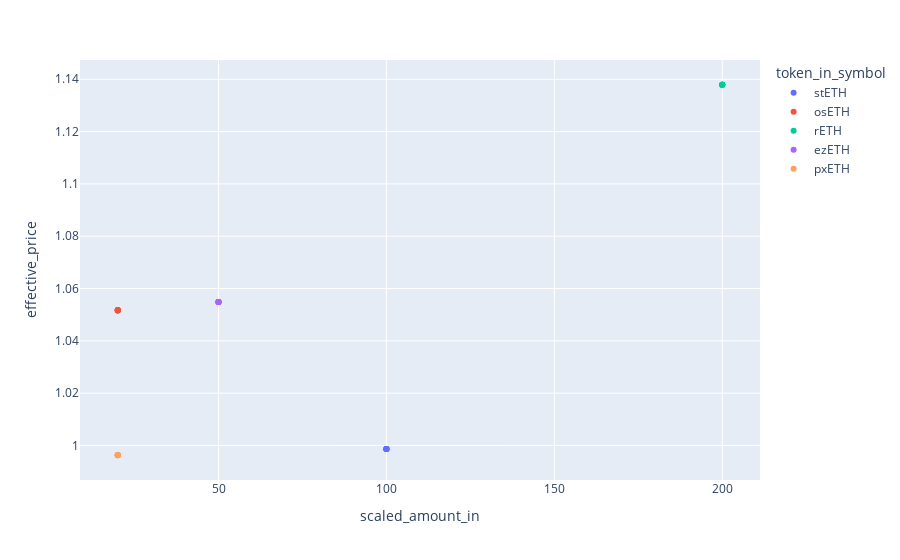

Notebook source saved alongside this figure:
### Code cell
import plotly.express as px
import plotly.io as pio

pio.templates.default = None

px.scatter(
    df,
    x="scaled_amount_in",
    y="effective_price",
    color="token_in_symbol",
    hover_data=["api", "datetime_received", "aggregator_name"],
)

### Figure 1 — Plotly figure (JSON) as saved in the notebook; plotly's stock layout.template omitted (floating-point values rounded to 4 significant figures)
{"data": [{"customdata": [["odos", "2025-08-07T18:46:41.560941+00:00", "Odos"], ["odos", "2025-08-07T18:47:18.318183+00:00", "Odos"], ["odos", "2025-08-07T18:47:59.441283+00:00", "Odos"], ["tokemak", "2025-08-07T18:46:39.040447+00:00", "Odos"], ["tokemak", "2025-08-07T18:47:17.136985+00:00", "Odos"], ["tokemak", "2025-08-07T18:47:57.543605+00:00", "Odos"]], "hovertemplate": "token_in_symbol=stETH<br>scaled_amount_in=%{x}<br>effective_price=%{y}<br>api=%{customdata[0]}<br>datetime_received=%{customdata[1]}<br>aggregator_name=%{customdata[2]}<extra></extra>", "legendgroup": "stETH", "marker": {"color": "#636efa", "symbol": "circle"}, "mode": "markers", "name": "stETH", "orientation": "v", "showlegend": true, "type": "scatter", "x": [100, 100, 100, 100, 100, 100], "xaxis": "x", "y": [0.9987, 0.9987, 0.9987, 0.9987, 0.9987, 0.9987], "yaxis": "y"}, {"customdata": [["odos", "2025-08-07T18:46:41.561891+00:00", "Odos"], ["odos", "2025-08-07T18:47:18.297853+00:00", "Odos"], ["odos", "2025-08-07T18:47:59.387090+00:00", "Odos"], ["tokemak", "2025-08-07T18:46:40.117698+00:00", "Odos"], ["tokemak", "2025-08-07T18:47:17.276920+00:00", "Odos"], ["tokemak", "2025-08-07T18:47:55.889680+00:00", "Odos"]], "hovertemplate": "token_in_symbol=osETH<br>scaled_amount_in=%{x}<br>effective_price=%{y}<br>api=%{customdata[0]}<br>datetime_received=%{customdata[1]}<br>aggregator_name=%{customdata[2]}<extra></extra>", "legendgroup": "osETH", "marker": {"color": "#EF553B", "symbol": "circle"}, "mode": "markers", "name": "osETH", "orientation": "v", "showlegend": true, "type": "scatter", "x": [20, 20, 20, 20, 20, 20], "xaxis": "x", "y": [1.052, 1.052, 1.052, 1.052, 1.052, 1.052], "yaxis": "y"}, {"customdata": [["odos", "2025-08-07T18:46:42.076729+00:00", "Odos"], ["odos", "2025-08-07T18:47:22.979036+00:00", "Odos"], ["odos", "2025-08-07T18:48:00.497050+00:00", "Odos"], ["tokemak", "2025-08-07T18:46:40.595002+00:00", "Odos"], ["tokemak", "2025-08-07T18:47:17.180723+00:00", "Odos"], ["tokemak", "2025-08-07T18:47:55.923726+00:00", "Odos"]], "hovertemplate": "token_in_symbol=rETH<br>scaled_amount_in=%{x}<br>effective_price=%{y}<br>api=%{customdata[0]}<br>datetime_received=%{customdata[1]}<br>aggregator_name=%{customdata[2]}<extra></extra>", "legendgroup": "rETH", "marker": {"color": "#00cc96", "symbol": "circle"}, "mode": "markers", "name": "rETH", "orientation": "v", "showlegend": true, "type": "scatter", "x": [200, 200, 200, 200, 200, 200], "xaxis": "x", "y": [1.138, 1.138, 1.138, 1.138, 1.138, 1.138], "yaxis": "y"}, {"customdata": [["odos", "2025-08-07T18:46:42.954250+00:00", "Odos"], ["odos", "2025-08-07T18:47:18.393928+00:00", "Odos"], ["odos", "2025-08-07T18:47:58.430842+00:00", "Odos"], ["tokemak", "2025-08-07T18:46:39.712500+00:00", "Odos"], ["tokemak", "2025-08-07T18:47:17.203594+00:00", "Odos"], ["tokemak", "2025-08-07T18:47:56.338566+00:00", "Odos"]], "hovertemplate": "token_in_symbol=ezETH<br>scaled_amount_in=%{x}<br>effective_price=%{y}<br>api=%{customdata[0]}<br>datetime_received=%{customdata[1]}<br>aggregator_name=%{customdata[2]}<extra></extra>", "legendgroup": "ezETH", "marker": {"color": "#ab63fa", "symbol": "circle"}, "mode": "markers", "name": "ezETH", "orientation": "v", "showlegend": true, "type": "scatter", "x": [50, 50, 50, 50, 50, 50], "xaxis": "x", "y": [1.055, 1.055, 1.055, 1.055, 1.055, 1.055], "yaxis": "y"}, {"customdata": [["odos", "2025-08-07T18:46:44.314680+00:00", "Odos"], ["odos", "2025-08-07T18:47:20.570160+00:00", "Odos"], ["odos", "2025-08-07T18:47:58.303515+00:00", "Odos"], ["tokemak", "2025-08-07T18:46:39.840565+00:00", "Odos"], ["tokemak", "2025-08-07T18:47:17.277765+00:00", "Odos"], ["tokemak", "2025-08-07T18:47:55.944383+00:00", "Odos"]], "hovertemplate": "token_in_symbol=pxETH<br>scaled_amount_in=%{x}<br>effective_price=%{y}<br>api=%{customdata[0]}<br>datetime_received=%{customdata[1]}<br>aggregator_name=%{customdata[2]}<extra></extra>", "legendgroup": "pxETH", "marker": {"color": "#FFA15A", "symbol": "circle"}, "mode": "markers", "name": "pxETH", "orientation": "v", "showlegend": true, "type": "scatter", "x": [20, 20, 20, 20, 20, 20], "xaxis": "x", "y": [0.9963, 0.9963, 0.9963, 0.9964, 0.9964, 0.9964], "yaxis": "y"}], "layout": {"legend": {"title": {"text": "token_in_symbol"}, "tracegroupgap": 0}, "margin": {"t": 60}, "xaxis": {"anchor": "y", "domain": [0, 1], "title": {"text": "scaled_amount_in"}}, "yaxis": {"anchor": "x", "domain": [0, 1], "title": {"text": "effective_price"}}}}
